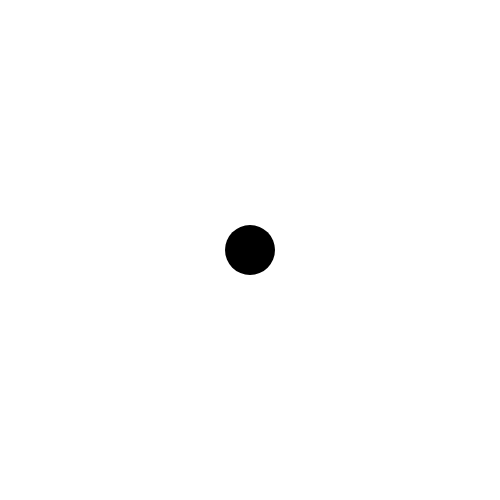
Frame 1 (no input)
Frame 60 (no input): identical to frame 1, image omitted
Frame 120 (the mouse pressed at the canvas centre since frame 60): identical to frame 1, image omitted

The p5.js sketch that drew this single still picture (run headless with seeded random() and noise() and a simulated clock; from frame 60 on, the mouse is pressed at the canvas centre):

// p5.js sketch
// ── sketch.js
var cointoss=false;

function setup() {
  createCanvas(500, 500);
  noStroke();
}

function draw() {
 background(255);
 if(cointoss){
   fill(255,0,0);
 }else{
   fill(0);
 }
 
 ellipse(width/2,height/2, 50,50);
 
}

function coin(){
  return (random(0,100)<50); //retuns a boolean
}

function mousePressed(){
  cointoss=coin();
}
